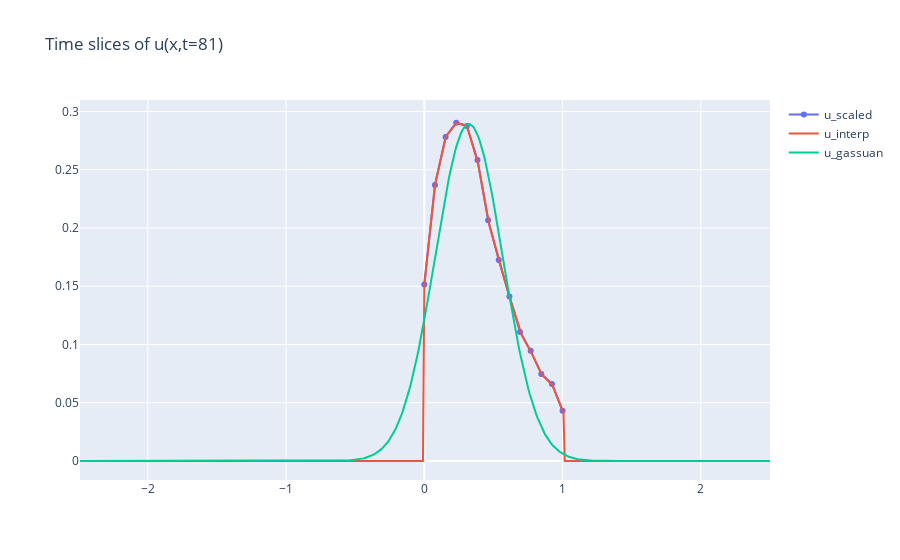

Here is the notebook cell this chart was saved with:
### Code cell
# Plot

xs = [x_scaled,x,x]
ys = [u_scaled[u0_idx,:], u_interp[u0_idx,:], u0]
labels = [f"u_scaled", f"u_interp", f"u_gassuan"]
title = f"Time slices of u(x,t={u0_idx})"

plot_data.plot_line(x=xs, y=ys, label=labels, title=title)

### Figure 1 — Plotly figure (JSON) as saved in the notebook; plotly's stock layout.template omitted (floating-point values rounded to 4 significant figures; data arrays with more than 128 entries replaced by an {"elided": "..."} marker saying what was removed)
{"data": [{"name": "u_scaled", "type": "scatter", "x": [0.0, 0.07692, 0.1538, 0.2308, 0.3077, 0.3846, 0.4615, 0.5385, 0.6154, 0.6923, 0.7692, 0.8462, 0.9231, 1.0], "y": [0.1515, 0.2368, 0.2782, 0.2903, 0.2876, 0.2584, 0.2066, 0.1726, 0.1413, 0.1108, 0.09457, 0.07469, 0.06613, 0.04309]}, {"name": "u_interp", "type": "scatter", "x": {"elided": "512 float values"}, "y": {"elided": "512 float values"}}, {"name": "u_gassuan", "type": "scatter", "x": {"elided": "512 float values"}, "y": {"elided": "512 float values"}}], "layout": {"title": {"text": "Time slices of u(x,t=81)"}}}
